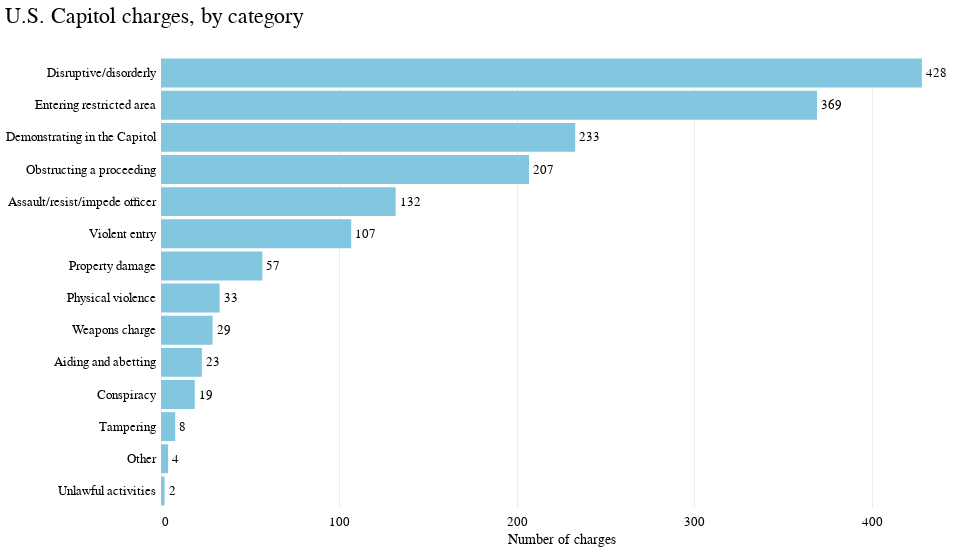

Source (notebook cell):
### Markdown cell above
### Bar chart of most-recent count of charges by category

### Code cell
bar_categories = (
    alt.Chart(categories)
    .mark_bar()
    .encode(
        x=alt.X(
            "name",
            title="Number of charges",
            axis=alt.Axis(
                domainOpacity=0,
                tickSize=0,
                tickCount=6,
                offset=4,
                gridWidth=0.6,
                gridColor="#dddddd",
            ),
        ),
        y=alt.Y(
            "category",
            title=" ",
            sort="-x",
            axis=alt.Axis(
                tickSize=0,
                domainOpacity=0,
                tickCount=6,
                offset=4,
                gridWidth=0.6,
                gridColor="#dddddd",
                grid=False,
            ),
        ),
    )
)

text = bar_categories.mark_text(
    align="left", baseline="middle", dx=4, fontSize=13
).encode(text="name:Q")


chart_charges_bar = (
    (bar_categories + text)
    .properties(
        width=800,
        height=450,
        title="U.S. Capitol charges, by category",
    )
    .configure_view(strokeOpacity=0)
    .configure_legend(orient="top", symbolType="square")
    .configure_axis(labelFontSize=13)
)

chart_charges_bar

### Figure 1 — Vega-Lite specification as saved in the notebook (floating-point values rounded to 4 significant figures)
{"config": {"view": {"width": 800, "height": 450, "strokeOpacity": 0}, "background": "#ffffff", "title": {"anchor": "start", "font": "BentonGothic-Bold, sans", "fontColor": "#000000", "fontSize": 22, "fontWeight": "normal"}, "arc": {"fill": "#82c6df"}, "area": {"fill": "#82c6df"}, "line": {"stroke": "#82c6df", "strokeWidth": 3}, "path": {"stroke": "#82c6df"}, "rect": {"fill": "#82c6df"}, "shape": {"stroke": "#82c6df"}, "bar": {"fill": "#82c6df"}, "point": {"stroke": "#82c6df"}, "symbol": {"fill": "#82c6df", "size": 30}, "axis": {"titleFont": "BentonGothic-Bold, sans", "titleFontSize": 14, "titleFontWeight": "normal", "labelFont": "BentonGothic, sans", "labelFontSize": 13, "labelFontWeight": "normal"}, "axisX": {"labelAngle": 0, "labelPadding": 4, "tickSize": 3}, "axisY": {"labelBaseline": "middle", "maxExtent": 45, "minExtent": 45, "tickSize": 2, "titleAlign": "left", "titleAngle": 0, "titleX": -45, "titleY": -11}, "legend": {"titleFont": "BentonGothic-Bold, sans", "titleFontSize": 14, "titleFontWeight": "normal", "symbolType": "square", "labelFont": "BentonGothic, sans", "labelFontSize": 13, "orient": "top"}, "range": {"category": ["#3580b1", "#ec8431", "#ab7fb4", "#c89d29", "#adc839", "#829eb1"], "diverging": ["#e68a4f", "#f4bb6a", "#f9e39c", "#dadfe2", "#a6b7c6", "#849eae"], "heatmap": ["#fbf2c7", "#f9e39c", "#f8d36e", "#f4bb6a", "#e68a4f", "#d15a40", "#ab4232"], "ordinal": ["#fbf2c7", "#f9e39c", "#f8d36e", "#f4bb6a", "#e68a4f", "#d15a40", "#ab4232"], "ramp": ["#fbf2c7", "#f9e39c", "#f8d36e", "#f4bb6a", "#e68a4f", "#d15a40", "#ab4232"]}}, "layer": [{"mark": "bar", "encoding": {"x": {"type": "quantitative", "axis": {"domainOpacity": 0, "gridColor": "#dddddd", "gridWidth": 0.6, "offset": 4, "tickCount": 6, "tickSize": 0}, "field": "name", "title": "Number of charges"}, "y": {"type": "nominal", "axis": {"domainOpacity": 0, "grid": false, "gridColor": "#dddddd", "gridWidth": 0.6, "offset": 4, "tickCount": 6, "tickSize": 0}, "field": "category", "sort": "-x", "title": " "}}}, {"mark": {"type": "text", "align": "left", "baseline": "middle", "dx": 4, "fontSize": 13}, "encoding": {"text": {"type": "quantitative", "field": "name"}, "x": {"type": "quantitative", "axis": {"domainOpacity": 0, "gridColor": "#dddddd", "gridWidth": 0.6, "offset": 4, "tickCount": 6, "tickSize": 0}, "field": "name", "title": "Number of charges"}, "y": {"type": "nominal", "axis": {"domainOpacity": 0, "grid": false, "gridColor": "#dddddd", "gridWidth": 0.6, "offset": 4, "tickCount": 6, "tickSize": 0}, "field": "category", "sort": "-x", "title": " "}}}], "data": {"name": "data-615812f44311a7552a31b5f64379e9f4"}, "height": 450, "title": "U.S. Capitol charges, by category", "width": 800, "$schema": "https://vega.github.io/schema/vega-lite/v4.8.1.json", "datasets": {"data-615812f44311a7552a31b5f64379e9f4": [{"category": "Disruptive/disorderly", "name": 428}, {"category": "Entering restricted area", "name": 369}, {"category": "Demonstrating in the Capitol", "name": 233}, {"category": "Obstructing a proceeding", "name": 207}, {"category": "Assault/resist/impede officer", "name": 132}, {"category": "Violent entry", "name": 107}, {"category": "Property damage", "name": 57}, {"category": "Physical violence", "name": 33}, {"category": "Weapons charge", "name": 29}, {"category": "Aiding and abetting", "name": 23}, {"category": "Conspiracy", "name": 19}, {"category": "Tampering", "name": 8}, {"category": "Other", "name": 4}, {"category": "Unlawful activities", "name": 2}]}}
